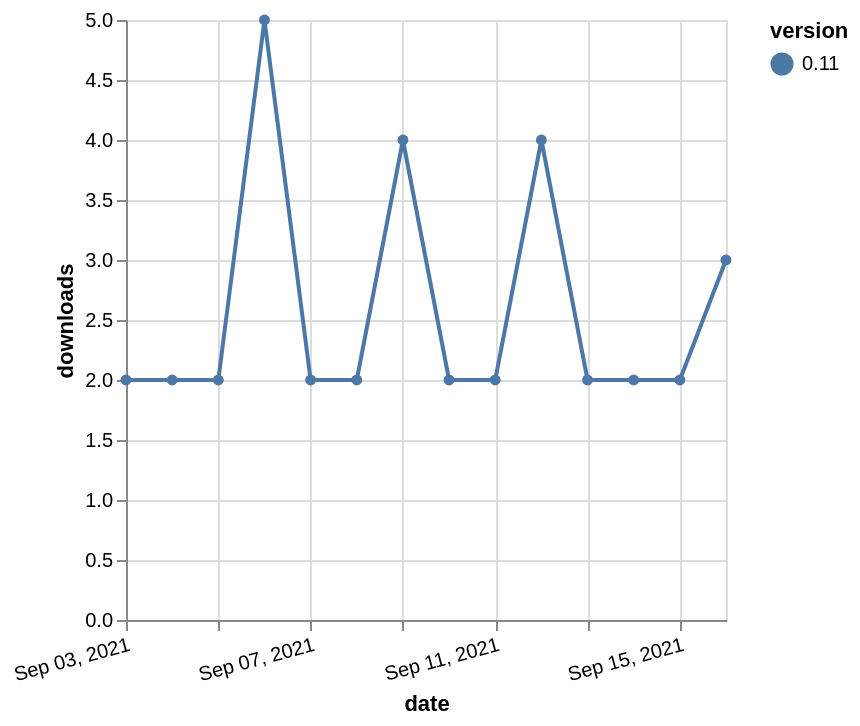

The specification (Vega-Lite) saved for this image:
### Vega-Lite specification from a JSON file in a GitHub repository (floating-point values rounded to 4 significant figures)
{"$schema": "https://vega.github.io/schema/vega-lite/v5.json", "description": "A simple bar chart with embedded data.", "data": {"values": [{"date": "2021-09-03", "total": 3650, "delta": 2, "version": "0.11"}, {"date": "2021-09-04", "total": 3652, "delta": 2, "version": "0.11"}, {"date": "2021-09-05", "total": 3654, "delta": 2, "version": "0.11"}, {"date": "2021-09-06", "total": 3659, "delta": 5, "version": "0.11"}, {"date": "2021-09-07", "total": 3661, "delta": 2, "version": "0.11"}, {"date": "2021-09-08", "total": 3663, "delta": 2, "version": "0.11"}, {"date": "2021-09-09", "total": 3667, "delta": 4, "version": "0.11"}, {"date": "2021-09-10", "total": 3669, "delta": 2, "version": "0.11"}, {"date": "2021-09-11", "total": 3671, "delta": 2, "version": "0.11"}, {"date": "2021-09-12", "total": 3675, "delta": 4, "version": "0.11"}, {"date": "2021-09-13", "total": 3677, "delta": 2, "version": "0.11"}, {"date": "2021-09-14", "total": 3679, "delta": 2, "version": "0.11"}, {"date": "2021-09-15", "total": 3681, "delta": 2, "version": "0.11"}, {"date": "2021-09-16", "total": 3684, "delta": 3, "version": "0.11"}]}, "width": "container", "mark": {"type": "line", "point": {"filled": true}}, "encoding": {"x": {"field": "date", "type": "temporal", "timeUnit": "yearmonthdate", "title": "date", "axis": {"labelAngle": -15}}, "y": {"field": "delta", "type": "quantitative", "title": "downloads"}, "color": {"field": "version", "type": "nominal"}, "tooltip": {"field": "delta"}}}
